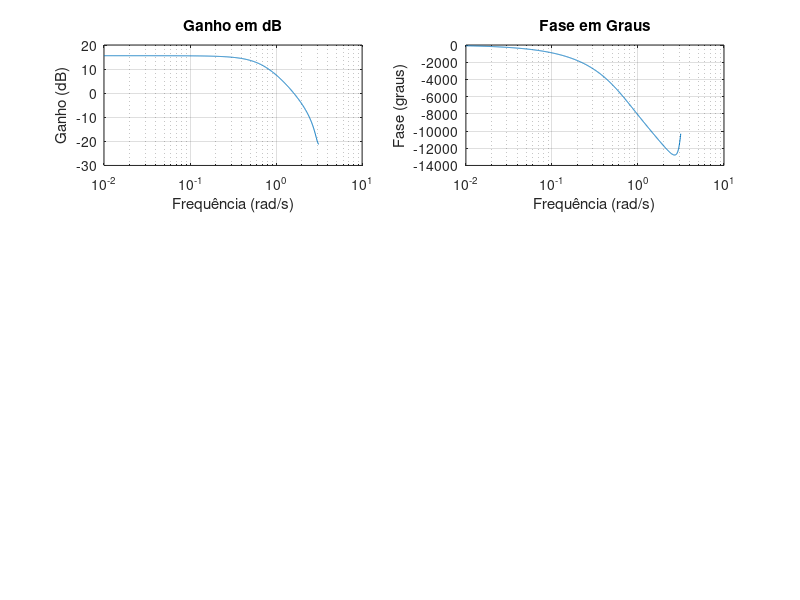

Here is the MATLAB script that generated this plot: (Note: this script raises an error after producing the figure.)
%% Sem ruído
num = [1, 0.8];
den = [1, -1, 0.3];
H = tf(num,den, -1);

[mag, phase, w] = bode(H);

phase_deg = squeeze(phase) * 180 / pi;

figure('NumberTitle', 'off', 'Name', 'Sem ruído em y(t)');
subplot(3, 2, 1);
semilogx(w, 20*log10(squeeze(mag)));
grid on;
title('Ganho em dB');
xlabel('Frequência (rad/s)');
ylabel('Ganho (dB)');

subplot(3, 2, 2);
semilogx(w, phase_deg);
grid on;
title('Fase em Graus');
xlabel('Frequência (rad/s)');
ylabel('Fase (graus)');


n = 11;
N = 512;
Tb = 1;
u = prbs(N, n, Tb);

k = 0:N-1;
y = lsim(H,u,k);

[Pxx, w2] = pwelch(y, [], [], w);

gain_dB = 10*log10(Pxx);
phase_deg = angle(Pxx) * 180 / pi;

subplot(3, 2, 3);
semilogx(w2, gain_dB);
grid on;
title('Estimativa do Ganho em dB');
xlabel('Frequência (rad/s)');
ylabel('Ganho (dB)');

subplot(3, 2, 4);
semilogx(w2, phase_deg);
grid on;
title('Estimativa da Fase em Graus');
xlabel('Frequência (rad/s)');
ylabel('Fase (graus)');

h1 = impulse(H, k);
h2 = real(ifft(sqrt(Pxx)));

subplot(3,2,5);
plot(h1);
xlabel('k');
ylabel('h(k)');
grid on;
title('Resposta ao Impulso Real');

subplot(3,2,6);
plot(h2);
xlabel('k');
ylabel('h(k)');
grid on;
title('Resposta ao Impulso Estimada pela Identificação no Domínio da Frequência');
%% Com ruído
num = [1, 0.8];
den = [1, -1, 0.3];
H = tf(num,den, -1);

[mag, phase, w] = bode(H);

phase_deg = squeeze(phase) * 180 / pi;

figure('NumberTitle', 'off', 'Name', 'Com ruído em y(t)');
subplot(3, 2, 1);
semilogx(w, 20*log10(squeeze(mag)));
grid on;
title('Ganho em dB');
xlabel('Frequência (rad/s)');
ylabel('Ganho (dB)');

subplot(3, 2, 2);
semilogx(w, phase_deg);
grid on;
title('Fase em Graus');
xlabel('Frequência (rad/s)');
ylabel('Fase (graus)');


n = 11;
N = 512;
Tb = 1;
u = prbs(N, n, Tb);

k = 0:N-1;
y = lsim(H,u,k);

e = 0.4*randn(size(y));
y_noise = y + e;

[Pxx, w2] = pwelch(y_noise, [], [], w);

gain_dB = 10*log10(Pxx);
phase_deg = angle(Pxx) * 180 / pi;

subplot(3, 2, 3);
semilogx(w2, gain_dB);
grid on;
title('Estimativa do Ganho em dB');
xlabel('Frequência (rad/s)');
ylabel('Ganho (dB)');

subplot(3, 2, 4);
semilogx(w2, phase_deg);
grid on;
title('Estimativa da Fase em Graus');
xlabel('Frequência (rad/s)');
ylabel('Fase (graus)');


h1 = impulse(H, k);
h2 = real(ifft(sqrt(Pxx)));

subplot(3,2,5);
plot(h1);
xlabel('k');
ylabel('h(k)');
grid on;
title('Resposta ao Impulso Real');

subplot(3,2,6);
plot(h2);
xlabel('k');
ylabel('h(k)');
grid on;
title('Resposta ao Impulso Estimada pela Identificação no Domínio da Frequência');


[coherence, w3] = mscohere(u, y_noise, [], [], w);
coher_th = 0.6;

figure;
plot(w3, coherence);
grid on;
title('Função de Coerência entre u e y\_noise com o limiar de 0,6');
xlabel('Frequência (rad/s)');
ylabel('Coerência');

hold on;
plot([min(w3), max(w3)], [coher_th, coher_th], 'r--', 'LineWidth', 2);
legend('Coerência', 'Limiar de Coerência');
hold off;

rel_freq = w3(coherence >= coher_th);
rel_bandwidth = max(rel_freq) - min(rel_freq);
disp(['Largura de Banda Confiável: ', num2str(rel_bandwidth), ' rad/s']);
